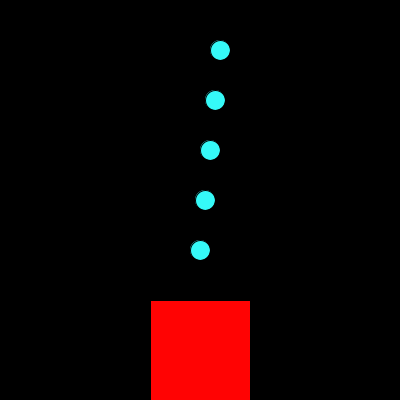
Frame 1 (no input)
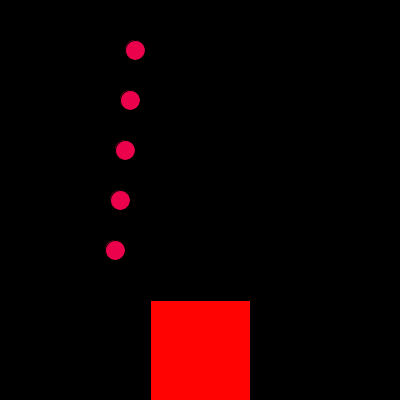
Frame 60 (the mouse pressed at the canvas centre just before this capture)
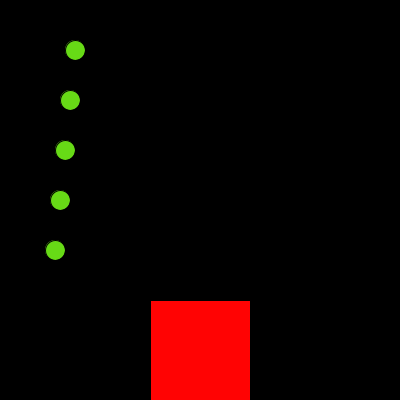
Frame 120 (the mouse held since frame 60 and released just before this capture)

The Processing sketch that drew these frames (run headless with seeded random() and noise(); from frame 60 on, the mouse is pressed at the canvas centre):

// Processing sketch: processing_168278
// ── processing_168278.pde

boolean boton = false;
int x, vel;
int b, c;

int d=#35FAF8;
int e=#B0F76E;
int f=#FF7CE7;
int g=#615DFF;

void setup(){
size(400,400);
x = width/2;
vel = 5;
b = height/2;
c = 5;
}

void draw(){

background(0);
fill(#FF0303);
rect(150,300,100,100);

if (boton == false) {
  
frameRate(24);
fill(d);
d=d+e;

ellipse(x,height-150,20,20);
x=x+vel;
if((x<0+10)||(x>width-10)){
vel = -vel;
}
ellipse(x,height/2,20,20);
x=x+vel;
if((x<0+10)||(x>width-10)){
vel = -vel;
}
ellipse(x,height/2-50,20,20);
x=x+vel;
if((x<0+10)||(x>width-10)){
vel = -vel;
} 
ellipse(x,height/2-100,20,20);
x=x+vel;
if((x<0+10)||(x>width-10)){
vel = -vel;
} 
ellipse(x,50,20,20);
x=x+vel;
if((x<0+10)||(x>width-10)){
vel = -vel;
} 


} else if(boton ==true){

frameRate(10);
fill(f);
f=f+g;
rect(0,b,20,80);
b=b+c;
if((b<0)||(b>height-180)){
c = -c;
}
rect(40,b,20,80);
b=b+c;
if((b<0)||(b>height-180)){
c = -c;
}
rect(80,b,20,80);
b=b+c;
if((b<0)||(b>height-180)){
c = -c;
}
rect(120,b,20,80);
b=b+c;
if((b<0)||(b>height-180)){
c = -c;
}
rect(160,b,20,80);
b=b+c;
if((b<0)||(b>height-180)){
c = -c;
}
rect(200,b,20,80);
b=b+c;
if((b<0)||(b>height-180)){
c = -c;
}
rect(240,b,20,80);
b=b+c;
if((b<0)||(b>height-180)){
c = -c;
}
rect(280,b,20,80);
b=b+c;
if((b<0)||(b>height-180)){
c = -c;
}
rect(320,b,20,80);
b=b+c;
if((b<0)||(b>height-180)){
c = -c;
}
rect(360,b,20,80);
b=b+c;
if((b<0)||(b>height-180)){
c = -c;
}
}


}
void mousePressed(){
  if(mouseX>150 && mouseX<250 && mouseY>300 && mouseY<400 && mousePressed){
  boton = !boton;
  }
  }
